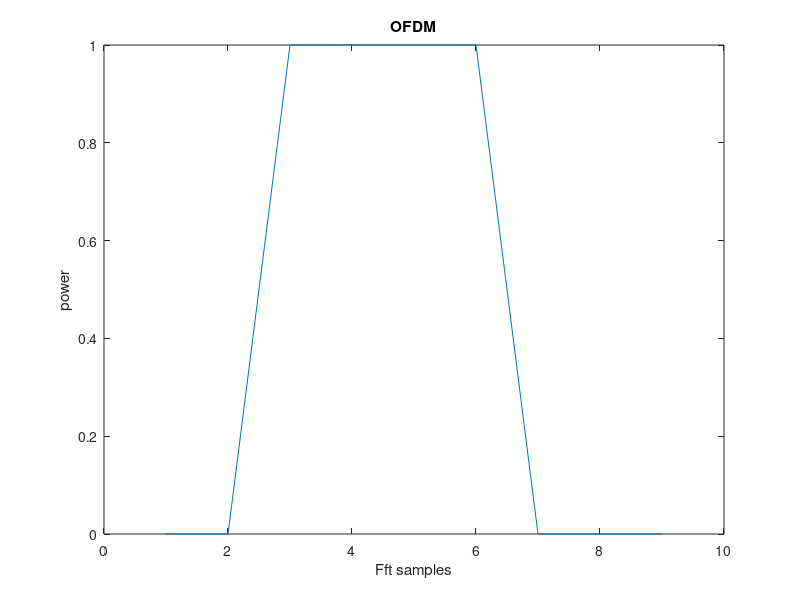
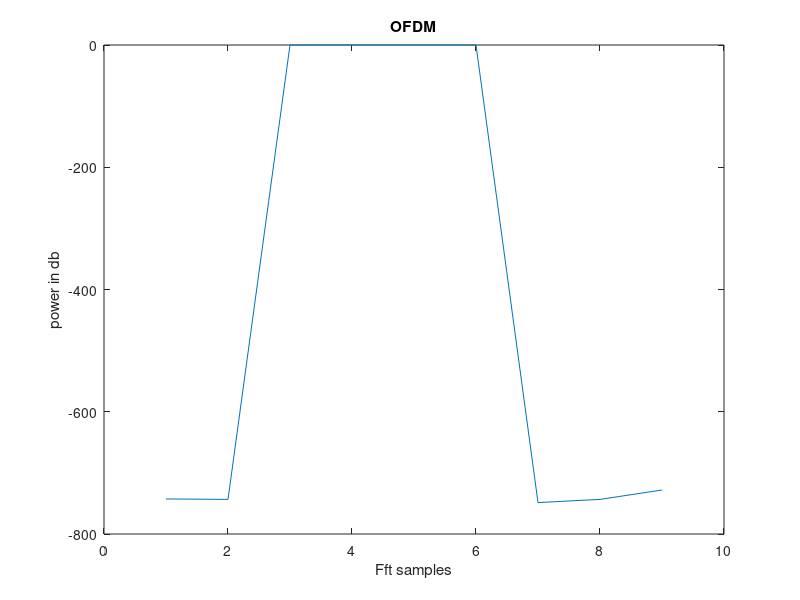

Write the MATLAB code that produced these figures, in order.
function y2=B_OFDM()
clc;
clear all;
close all;
N=input('Enter the number of transmitted symbols(Power of 2)=');
r=ceil(4*rand(1,N));        %Generation of random data to be transmitted
for p=1:N                   %loop for qpsk baseband genaration
bcos(p)=cos((2*r(1,p)-1)*pi/4);
bsin(p)=sin((2*r(1,p)-1)*pi/4);
bexp(1,p)=bcos(p)+bsin(p)*i;                                            
end;
nz=input('Enter the number of zeros to be padded in middle= ');
bexp1=[bexp(1:N/2) zeros(1,nz) bexp(N/2+1:N)];                            %zero padding
ibexp=ifft(bexp1);                                                                   
z=fft(ibexp);
q=fftshift(z);
mag=abs(q);
pow=mag.^2;                                                                              %for power
figure,plot(pow),title('OFDM'),xlabel('Fft samples'),ylabel('power');                %linear plot
figure,plot(10*log(pow)),title('OFDM'),xlabel('Fft samples'),ylabel('power in db');  %dB plot